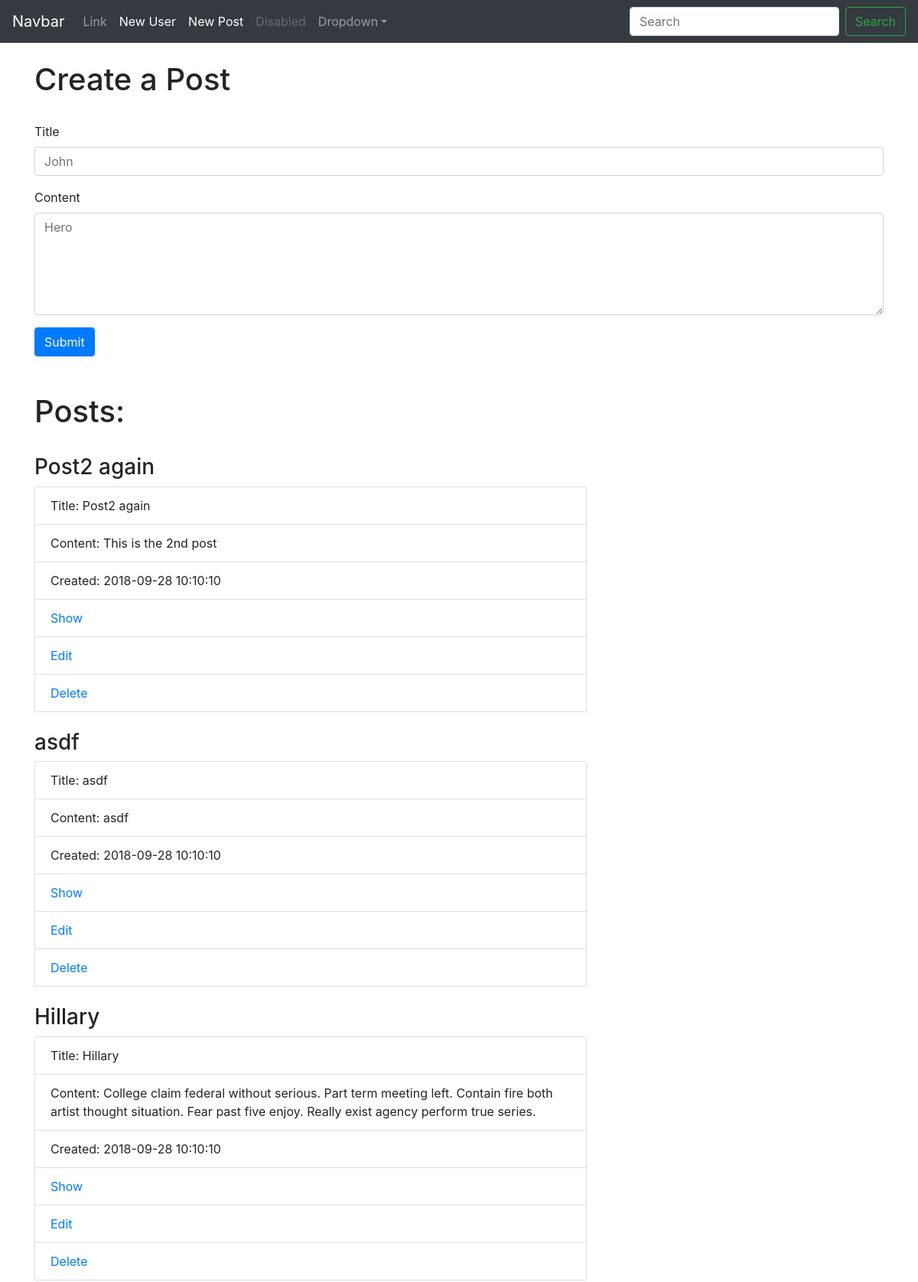
Page /posts (upper part) on the earlier database version.
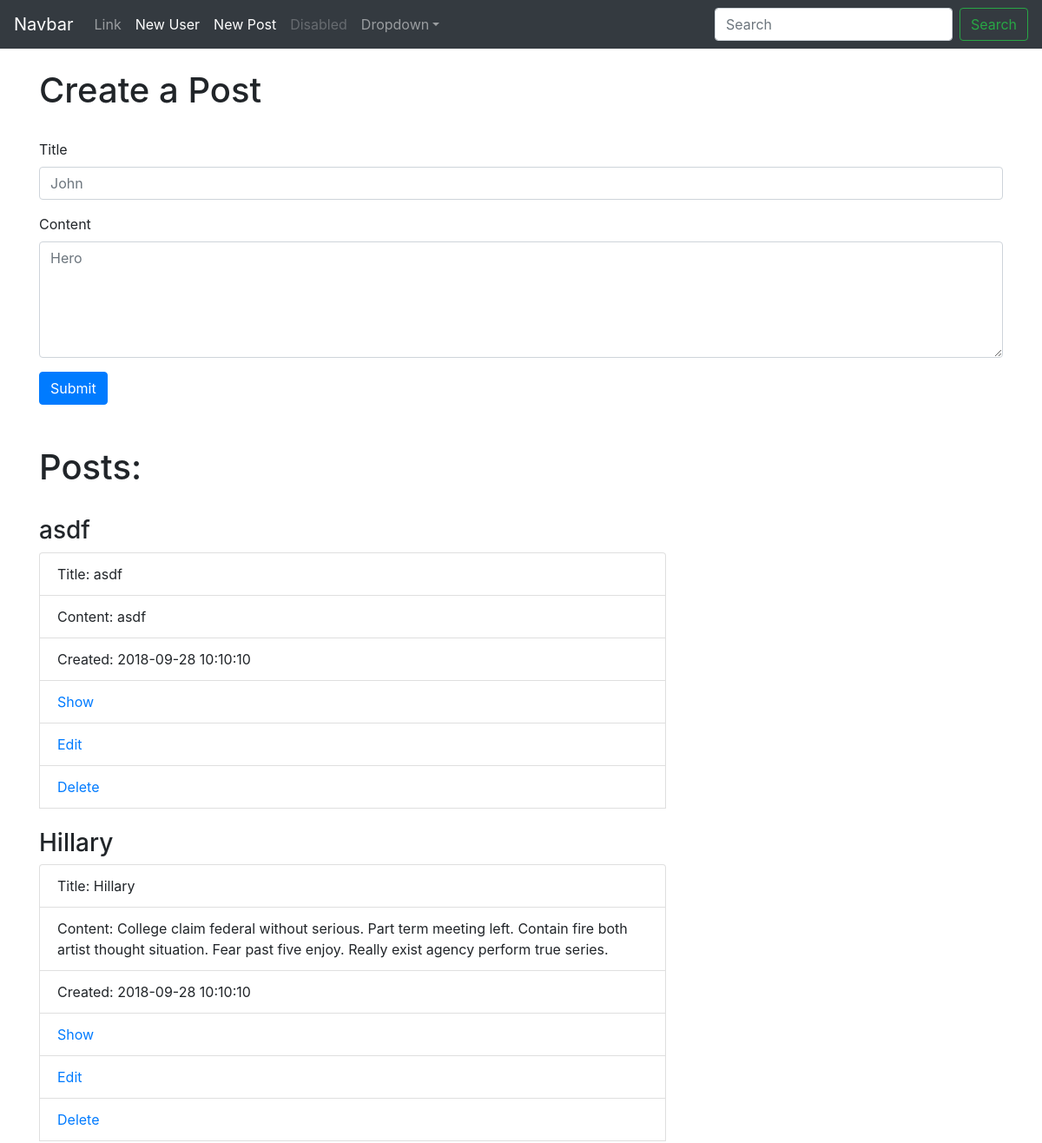
Same page on the later database version.
### app/models/Post.py (models this page shows, shortened)
class Post(db.Model):
    __tablename__ = "posts"
    id = db.Column(db.Integer, primary_key=True,autoincrement=True)
    title = db.Column(db.String(120), nullable=False)
    content = db.Column(db.VARCHAR(255))
    created_at = db.Column(db.TIMESTAMP)

### app/controllers/posts.py (the view)
@app.route('/posts')
def post_index():
  posts = Post.query.all()
  return render_template('posts/index.html',posts=posts)

### app/templates/posts/index.html
{%extends 'layout.html'%}
{%block content%}
      <h1>Create a Post</h1><br>
            <form class ="" method="post" action="/post/add">
              <div class="form-group">
                <label for="title">Title</label>
                <input type="text" id="title" class="form-control" required='true' name="title" style="margin-right:9px" placeholder="John"></div>
              <div class="form-group">
                <label for="content">Content</label>
                <textarea id="content" rows='5' class="form-control" name="content" style="margin-right:9px"placeholder="Hero"></textarea></div>
                  <button class="btn btn-primary" type="submit">Submit</button>
            </form>
      <br><br>
      <h1>Posts:</h1><br>
      {%for post in posts%}
      <h3>{{post.title}}</h3>
        <ul class="list-group similar" style="width:65%; height:auto;" >
          <li class="list-group-item">Title: {{post.title}}</li>
          <li class="list-group-item">Content: {{post.content}}</li>
          <li class="list-group-item">Created: {{post.created_at}}</li>
          <li class="list-group-item"><a href="posts/{{post.id}}">Show</a></li>
          <li class="list-group-item"><a href="posts/{{post.id}}/edit">Edit</a></li>
          <li class="list-group-item"><a href="posts/{{post.id}}/delete">Delete</a></li>
          <br>
      </ul>
      {%endfor%}
{%endblock%}

### app/templates/layout.html (shortened to what this page needs)
<!DOCTYPE html>
<html lang="en">
<head>
    <link rel="stylesheet" href="/static/boostrap.min.css">
</head>
<body>
    {%include 'components/main_nav.html'%}
    <main role="main" class="container">
      {%block content%}{%endblock%}
    </main>
</body>
</html>

### app/templates/components/main_nav.html (shortened to what this page needs)
<nav class="navbar navbar-expand-md navbar-dark bg-dark fixed-top">
        <a class="navbar-brand" href="#">Navbar</a>
        <div class="collapse navbar-collapse" id="navbarsExampleDefault">
            <ul class="navbar-nav mr-auto">
                <li class="nav-item">
                    <a class="nav-link" href="#">Link</a>
                </li>
              <li class="nav-item active">
                    <a class="nav-link" href="/">New User <span class="sr-only">(current)</span></a>
                </li>
              <li class="nav-item active">
                    <a class="nav-link" href="/posts">New Post <span class="sr-only">(current)</span></a>
                </li>
                <li class="nav-item">
                    <a class="nav-link disabled" href="#">Disabled</a>
                </li>
                <li class="nav-item dropdown">
                    <a class="nav-link dropdown-toggle" href="http://localhost:5000" id="dropdown01" data-toggle="dropdown" aria-haspopup="true" aria-expanded="false">Dropdown</a>
                </li>
            </ul>
            <form class="form-inline my-2 my-lg-0">
                <input class="form-control mr-sm-2" type="text" placeholder="Search" aria-label="Search">
                <button class="btn btn-outline-success my-2 my-sm-0" type="submit">Search</button>
            </form>
        </div>
    </nav>

### app/templates/layout.html (style rules this page uses)
body { padding-top: 5rem; }

Differences in the rows shown:
removed Post: title "Post2 again", content "This is the 2nd post", created_at "2018-09-28 10:10:10"
